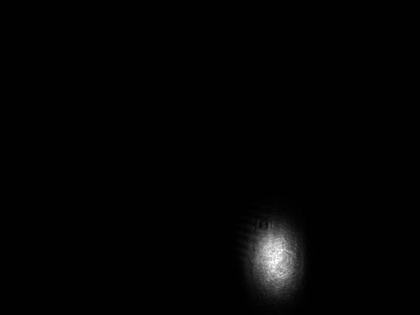
%> input picture Segment/matlab/binaryzation/post.jpg, 420 x 315 px, shrunk from 1440 x 1080 before the run
$ octave untitled3.m   (GNU Octave 9; MATLAB toolbox functions it lacks are replaced by stand-ins)
%> lines starting %> are read from the running program, lines starting %| are printed output that depends on the picture; in (x1, y1, x2, y2) boxes, pixels count from 0 and x2, y2 are one past the last pixel; in counts of white or black regions, pixels touching at a corner belong together; the program's own positions count from 1
clc        %清除命令窗口的内容
close all  %关闭所有的Figure窗口
clear all  %清除工作空间的所有变量

origin_ima=imread('post.jpg');
%> origin_ima is the input picture: size 315x420 uint8; min 0, max 255, mean 3.7
hist1=imhist(origin_ima);
%> hist1 = 256 values, max 124407 at index 2, min 0 at index 243, mean 516.8

p=Histogram(origin_ima);
[seg_ima1,T]=Global_threshold(origin_ima,2);

[seg_ima,T] = Optimal_threshold(origin_ima,p);
hist2=imhist(seg_ima);

subplot(2,2,1);imshow(origin_ima);title('原图像');
subplot(2,2,2);stem(hist1,'.');title('原图直方图');
subplot(2,2,3);imshow(seg_ima1);title('全局分割图像');
subplot(2,2,4);imshow(seg_ima);title('Otsu方法分割图像');

T


%% 计算图像概率直方图
function p = Histogram(ima)
[m,n]=size(ima);
%> m = 315; n = 420
p=zeros(256,1);
for x=1:m
    for y=1:n
        p(ima(x,y)+1)=double( p(ima(x,y)+1)+1 );
    end
end
%> after the loop, p has the same summary as hist1 outside Histogram
p=p/(m*n);
%> p = 256 values, max 0.94 at index 2, min 0 at index 243, mean 0.00391
%> after the loop in Global_threshold, `for x=1:m`: value = 489514
%> in Global_threshold, `T0=value/(m*n)`: T0 = 3.7
%> the loop in Global_threshold, `while(det_T>det_T0)` made 5 passes
%> (m1, m2, T, det_T, T0) on passes 1 to 5: (57.31, 1.02, 29.16, 25.46, 29.16), (99.96, 1.28, 50.62, 21.46, 50.62), (122.2, 1.53, 61.88, 11.26, 61.88), (131.9, 1.65, 66.77, 4.9, 66.77), (135.7, 1.71, 68.69, 1.91, 68.69)
%> after the loop in Global_threshold, `for x=1:m`:
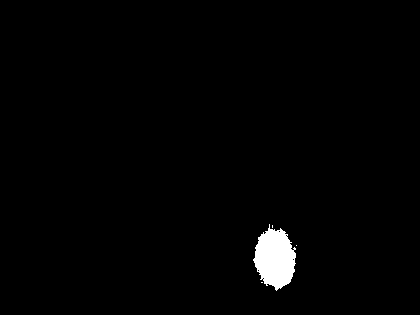
%> Result: size 315x420 double; values 0 (black) and 1 (white), 1.4% white; 4 white regions (3 under 20 px), largest, box (x1, y1, x2, y2) and area: (253, 224, 296, 291) 1908
%> `[seg_ima1,T]=Global_threshold(origin_ima,2);`: T = 68.69
end

%% 进行最优阈值分割，输入原图像和概率直方图，返回分割图像和最优阈值
function [seg_ima,T] = Optimal_threshold(ima,p)

mG=0;
for k=0:255
    mG = mG + k*p(k+1);
end
%> this loop made 256 passes
%> mG on passes 1 to 3: 0, 0.94, 0.956
%> after the loop, mG = 3.7

P1=zeros(256,1);
for k=0:255
    for j=0:k
        P1(k+1) = P1(k+1)+p(j+1);
    end
end
%> after the loop, P1 = 256 values from 0.000302 to 1

m=zeros(256,1);
for k=0:255
    for j=0:k
        m(k+1) = m(k+1)+j*p(j+1);
    end
end
%> after the loop, m = 256 values from 0 to 3.7

var=zeros(256,1);
for k=1:256
    var(k) = ( mG*P1(k)-m(k) )^2 / ( P1(k)*(1-P1(k)));
end
%> after the loop, var = 256 values, max 263.3 at index 71, min -3.94e-14 at index 255, mean 172.6

max=0;count=0;T=0;
for k=1:256
    if(var(k))>max
        max=var(k);
    end
end
%> this loop made 256 passes
%> max on passes 1 to 12: 0.00414, 115.6, 132.8, 143.9, 153, 161.3, 167.6, 172.4, 177.6, 181.8, 186, 190.6
%> after the loop, max = 263.3

for k=1:256
    if(var(k))==max
        count=count+1;
        T=T+k-1;
    end
end
%> after the loop, T = 70; count = 1
T=T/count;

[a,b]=size(ima);
%> a = 315; b = 420
seg_ima=zeros(256);
for x=1:a
    for y=1:b
        if(ima(x,y)>T)
            seg_ima(x,y)=1;
        end
    end
end
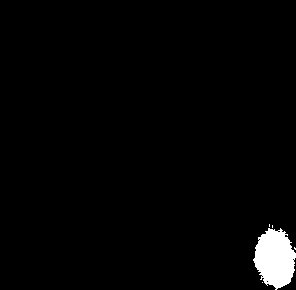
%> seg_ima: size 290x296 double; values 0 (black) and 1 (white), 2.2% white; 5 white regions (4 under 20 px), largest, box (x1, y1, x2, y2) and area: (253, 228, 296, 290) 1860
%> `[seg_ima,T] = Optimal_threshold(origin_ima,p);`: T = 70
%> `hist2=imhist(seg_ima);`: hist2 = 256 values, max 83969 at index 1, min 0 at index 2, mean 335.3
%> `title('Otsu方法分割图像')`:
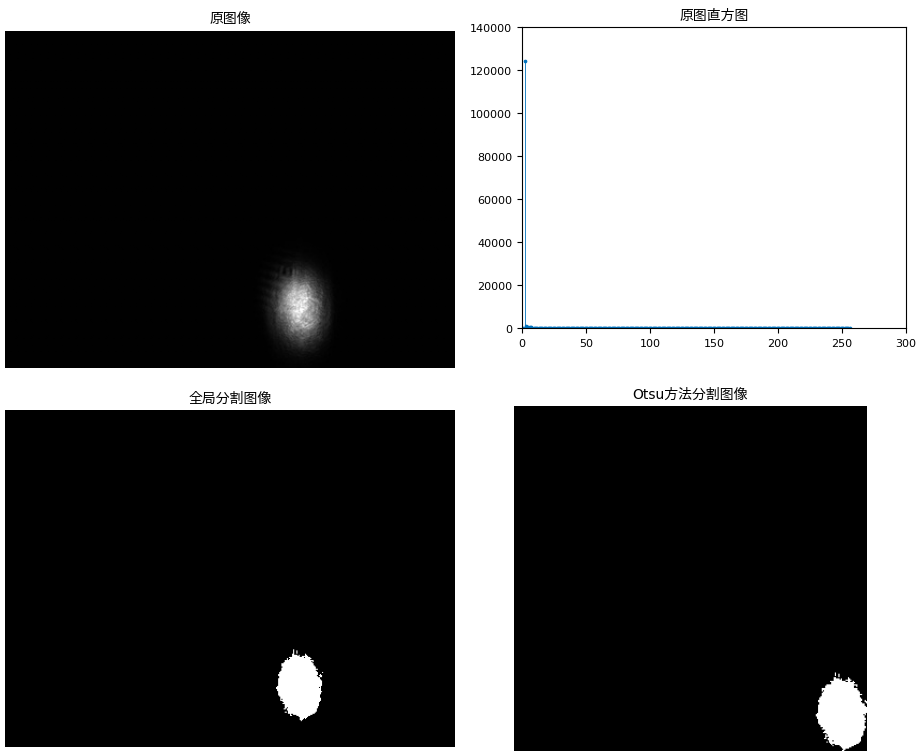
%> figure redrawn from the program's plot data, 4 panels
%> `T`: T = 70
end

%% 全局阈值分割函数，det_T0为迭代控制参数
function [Result,T0] = Global_threshold(ima,det_T0)
[m,n]=size(ima);
Result = zeros(m,n);

value=0;
for x=1:m
    for y=1:n
        value=value+double(ima(x,y));
    end
end
T0=value/(m*n); det_T = T0;

while(det_T>det_T0)
    G1=0;G2=0;count1=0;count2=0;
    for x=1:m
        for y=1:n
            if(ima(x,y)>T0)
                G1=G1+double(ima(x,y));
                count1=count1+1;
            else
                G2=G2+double(ima(x,y));
                count2=count2+1;
            end
        end
    end
    m1=G1/count1; m2=G2/count2;
    T=1/2*(m1+m2);
    det_T=T-T0; T0=T;
end

for x=1:m
   for y=1:n
        if(ima(x,y)>T0)
            Result(x,y)=1;
        end
   end
end
end
